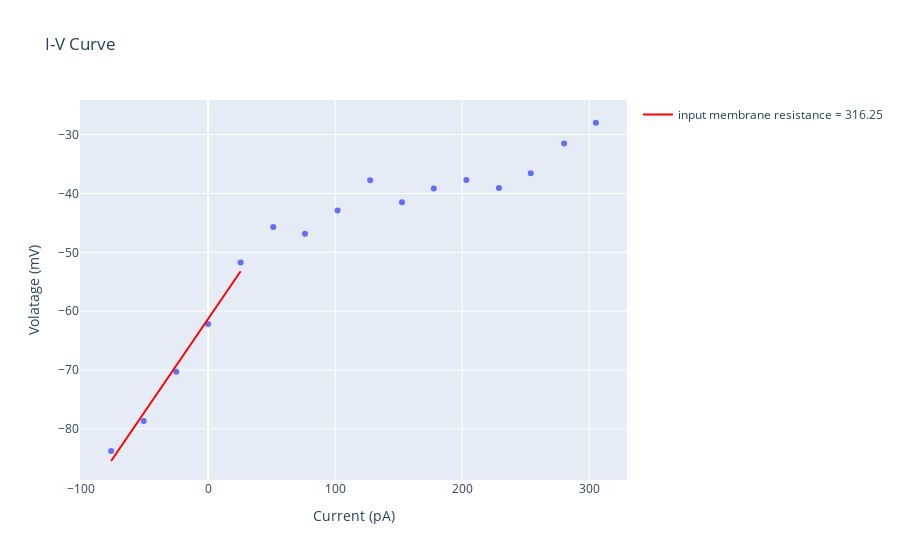

Notebook code for this chart:
### Code cell
#%%
# choosing the hyperpolarization traces
# decorate the plot
start_trace = 0
end_trace = 5


fig = px.scatter(x = current_step,y = voltage_step, labels={'x':'Current (pA)', 'y':'Volatage (mV)'}, title="I-V Curve")

popt, pcov = curve_fit(func, current_step[start_trace:end_trace], voltage_step[start_trace:end_trace])
popt
fig.add_trace(go.Scatter(x = current_step[start_trace:end_trace], y = func(current_step[start_trace:end_trace], *popt), mode='lines',
    name='input membrane resistance = %.2f' %(popt[0] * 1e3),
    marker=dict(
        color='rgb(255, 0, 0)')))
fig.show()
fig.write_image(os.path.join(save_path , 'Estimated_input_resistance.svg'))
fig.write_image(os.path.join(save_path , 'Estimated_input_resistance.pdf'))

membrane_resistance = popt[0] * 1e3
resting_potential = popt[1]

### Figure 1 — Plotly figure (JSON) as saved in the notebook; plotly's stock layout.template omitted (floating-point values rounded to 4 significant figures)
{"data": [{"hovertemplate": "Current (pA)=%{x}<br>Volatage (mV)=%{y}<extra></extra>", "legendgroup": "", "marker": {"color": "#636efa", "symbol": "circle"}, "mode": "markers", "name": "", "orientation": "v", "showlegend": false, "type": "scatter", "x": [-76.29, -50.66, -25.02, 0, 25.63, 51.27, 76.29, 101.9, 127.6, 152.6, 177.6, 203.2, 228.9, 253.9, 280.2, 305.2], "xaxis": "x", "y": [-83.74, -78.64, -70.28, -62.16, -51.73, -45.72, -46.84, -42.88, -37.75, -41.5, -39.15, -37.72, -39.06, -36.56, -31.52, -27.98], "yaxis": "y"}, {"marker": {"color": "rgb(255, 0, 0)"}, "mode": "lines", "name": "input membrane resistance = 316.25", "type": "scatter", "x": [-76.29, -50.66, -25.02, 0, 25.63], "y": [-85.45, -77.34, -69.23, -61.32, -53.21]}], "layout": {"legend": {"tracegroupgap": 0}, "title": {"text": "I-V Curve"}, "xaxis": {"anchor": "y", "domain": [0, 1], "title": {"text": "Current (pA)"}}, "yaxis": {"anchor": "x", "domain": [0, 1], "title": {"text": "Volatage (mV)"}}}}
